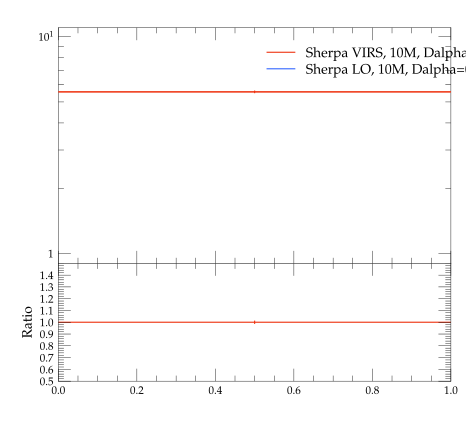

Generate this figure with Python:
#! /usr/bin/env python

# This Python script was auto-generated using YODA v2.0.0.
# Analysis object: /evtb/incCut6
# Timestamp: 16-04-2024 (10:08:55)

import matplotlib as mpl
import matplotlib.pyplot as plt
mpl.use('Agg') # comment out for interactive use
import os
import numpy as np

plotDir = os.path.split(os.path.realpath(__file__))[0]
if 'YODA_USER_PLOT_PATH' in globals():
    plot_outdir = globals()['YODA_USER_PLOT_PATH']
else:
    plot_outdir = plotDir

#plot style
plt.style.use(os.path.join(plotDir, '../default.mplstyle'))
# plot metadata
figW, figH = plt.rcParams['figure.figsize']
ax_xLabel = r''
ax_yLabel = r''
ax_title  = r''
ax_xScale = 'linear'
ax_yScale = 'log'
xLims = (0.0, 1.0)
yLims = (0.9, 11.0)

# TeX-friendly labels for the legend
labels = [ r"Sherpa VIRS, 10M, Dalpha=0.01", r"Sherpa LO, 10M, Dalpha=0.01" ]

# Create figure and axis objects
fig, (ax, ratio0_ax) = plt.subplots(2, 1, sharex=True,
                  figsize=(figW,figH), gridspec_kw={'height_ratios': (2, 1)})
ratio0_ax.yaxis.set_major_locator(mpl.ticker.MultipleLocator(0.1))
ratio0_ax.set_ylim(0.5, 1.4999)
ratio0_ax.set_ylabel('Ratio')

# LineColor map: curve index -> color
linecolors = {0: '#EE3311', 1: '#3366FF'}
# the numerical data is stored in a separate file
dataf = dict()
prefix = os.path.split(__file__)[0]
if prefix:    prefix = prefix + '/'
exec(open(prefix+'incCut6__data.py').read(), dataf)


legend_handles = [] # keep track of handles for the legend

# style options for curves
# starts at zorder>=5 to draw curve on top of legend
styles = {
  'curve0': {
    'color' : linecolors[0],
    'linestyle' : '-',
    'marker' : 'o',
    'zorder' : 5,
    'histstyle' : True,
  },
  'curve1': {
    'color' : linecolors[1],
    'linestyle' : '-',
    'marker' : 'o',
    'zorder' : 6,
    'histstyle' : True,
  },
}
# curve from input yoda files in main panel
for label in dataf['yvals'].keys():
    if all(np.isnan(v) for v in dataf['yvals'][label]):
        continue
    tmp = None
    if styles[label]['histstyle']: # draw as histogram
        tmp, = ax.plot(dataf['xedges'], dataf['yedges'][label],
                       color=styles[label]['color'],
                       linestyle=styles[label]['linestyle'],
                       drawstyle='steps-pre', solid_joinstyle='miter',
                       zorder=styles[label]['zorder'], label=label)
        ax.errorbar(dataf['xpoints'], dataf['yvals'][label], color=styles[label]['color'],
                    xerr=dataf['xerrs'], yerr=[dataf['ydowns'][label], dataf['yups'][label]],
                    linestyle='none', zorder=styles[label]['zorder'])
    else: # draw as scatter
        tmp = ax.errorbar(dataf['xpoints'], dataf['yvals'][label],
                          xerr=dataf['xerrs'],
                          yerr=[ dataf['ydowns'][label],
                          dataf['yups'][label] ],
                          fmt=styles[label]['marker'],
                          ecolor=styles[label]['color'],
                          color=styles[label]['color'], zorder=2)
        tmp[-1][0].set_linestyle(styles[label]['linestyle'])
    legend_handles += [tmp]
    for varLabel in dataf['variation_yvals'].keys():
        if varLabel.startswith(label):
            tmp, = ax.plot(dataf['xedges'], dataf['variation_yvals'][varLabel],
                           color=styles[label]['color'],
                           linestyle=styles[label]['linestyle'],
                           drawstyle='steps-pre', solid_joinstyle='miter',
                           zorder=styles[label]['zorder'], alpha=0.5)


# plots on ratio panel
# curve from input yoda files in ratio panel
for label, yvals in dataf['ratio0_yvals'].items():
    if all(np.isnan(v) for v in yvals):
        continue
    if styles[label]['histstyle']: # plot as histogram
        ratio0_ax.plot(dataf['xedges'], yvals,
                       color=styles[label]['color'],
                       linestyle=styles[label]['linestyle'],
                       drawstyle='steps-pre', zorder=1,
                       solid_joinstyle='miter')
        ratio0_ax.vlines(dataf['xpoints'],
                         dataf['ratio0_ymin'][label],
                         dataf['ratio0_ymax'][label],
                         color=styles[label]['color'], zorder=1)
    else: # plot as scatter
        tmp = ratio0_ax.errorbar(dataf['xpoints'],
                                 yvals, xerr=dataf['xerrs'],
                                 yerr=dataf['ratio0_yerrs'][label],
                                 fmt=styles[label]['marker'],
                                 ecolor=styles[label]['color'],
                                 color=styles[label]['color'])
        tmp[-1][0].set_linestyle(styles[label]['linestyle'])

    for varlabel in dataf['ratio0_variation_vals'].keys():
        if varlabel.startswith(label):
            ratio0_ax.plot(dataf['xedges'],
                            dataf['ratio0_variation_vals'][varlabel],
                            color=styles[label]['color'],
                            linestyle=styles[label]['linestyle'],
                            drawstyle='steps-pre', solid_joinstyle='miter',
                            zorder=1, alpha=0.5)

legend_pos = (0.5, 0.97)
ax.legend(legend_handles, labels, loc='upper left', bbox_to_anchor=legend_pos)

# set plot metadata as defined above
ratio0_ax.set_xlabel(ax_xLabel)
ratio0_ax.xaxis.set_label_coords(1., -.15)
ax.set_ylabel(ax_yLabel, loc='top')
ax.set_title(ax_title, loc='left')
ax.set_xscale(ax_xScale)
ax.set_yscale(ax_yScale)
ax.set_xlim(xLims)
ax.set_ylim(yLims)

# tick formatting
plt.rcParams['xtick.top'] = True
plt.rcParams['ytick.right'] = True
ax.yaxis.set_major_locator(mpl.ticker.LogLocator(base=10.0, numticks=np.inf))
ax.yaxis.set_minor_locator(mpl.ticker.LogLocator(
                           base=10.0, subs=np.arange(0.1, 1, 0.1), numticks=np.inf))
fig.align_ylabels((ax, ratio0_ax))
plt.savefig(os.path.join(plot_outdir, 'incCut6.pdf'), format='PDF')
plt.savefig(os.path.join(plot_outdir, 'incCut6.png'), format='PNG')

plt.close(fig)
